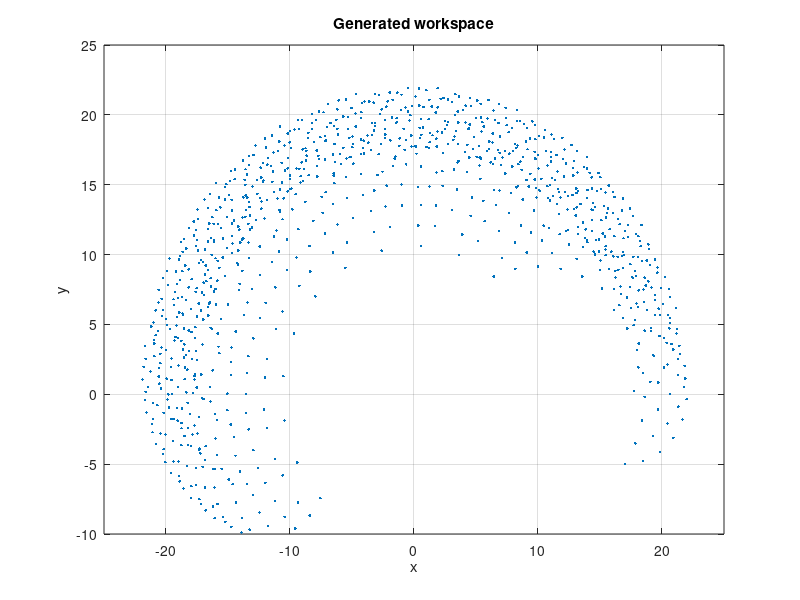

This chart was generated by the following MATLAB code: (Note: this script raises an error after producing the figure.)

%RRR planar manipulator IK with a MLP.
l1 = 10; % length of first arm
l2 = 7; % length of second arm
l3 = 5; % length of third arm


%Generate workspace data, want a mix of values
% i=1;
% for theta1 = 0:pi/10:pi
%     
%     for theta2 = 0:pi/60:pi/2
%          
%         for theta3 = -pi/2:pi/40:pi/2
%             THETA1(i) = theta1;
%             THETA2(i) = theta2;
%             THETA3(i) = theta3;
%             i = i+1;
%            
%             
%         end
%     end
% end
% 

%%
%alternate generation, do we need to normalize these?
theta1 = 0:0.3:pi; % all possible theta1 values
theta2 = 0:0.2:pi/2; % all possible theta2 values
theta3 = -pi/2:0.3:pi/2; % all possible theta3 values
%This gives about 1000 samples
[THETA1,THETA2,THETA3] = meshgrid(theta1,theta2,theta3);

%%
%FK calculations
FKX = (l1 * cos(THETA1)) + (l2 * cos(THETA1 + THETA2)) + (l3 * cos(THETA1 + THETA2 + THETA3));
FKY = (l1 * sin(THETA1)) + (l2 * sin(THETA1 + THETA2)) + (l3 * sin(THETA1 + THETA2 + THETA3));

phi = THETA1 + THETA2 + THETA3; % Where does this get used?

 figure(1);
 plot(FKX(:),FKY(:),'.');
 title('Generated workspace')
 grid on;
 xlabel('x')
 ylabel('y')
 xlim([-25 25]);
 ylim([-10 25]);
 hold on;


%Join data sets and transpose
Input = [FKX(:), FKY(:), phi(:)]';

%Join the sets & transpose
Output = [THETA1(:), THETA2(:), THETA3(:)]';


%% Network setup & training
%net = feedforwardnet([13 12],'trainlm'); %first attempt
net = feedforwardnet([100],'trainlm'); %Paper suggested
net.divideParam.trainRatio = 0.6; % training set ratio
net.divideParam.valRatio = 0.2; % validation set ratio
net.divideParam.testRatio = 0.2; % test set ratio
net.trainParam.goal = 1e-6 ; %Set performance error goal
net.trainParam.min_grad = 1e-6/100; %Set minimum gradient
% train a neural network
net.trainParam.epochs = 3000;
%Train
net = train(net,Input,Output);



%%
%Some test coordinates, Make sure these are possible! (You'll get an error
%with validation IK)

%%
%straight line right side test
% X = 12:-0.5:0; % x coordinates for validation
% Y(1:25) = 14 % y coordinates for validation
% PHI(1:25) = 0; % phi for validation

%%
%straight line left side test
% X = -14:0.5:3; % x coordinates for validation
% Y(1:35) = 14 % y coordinates for validation
% PHI(1:35) = pi; % phi for validation

%%
%Curve through workspace test
% X = 15:-1:-15;
% Y = 17 - abs(X.^2)/30;
% PHI = linspace(0.5,2.5,31);

%%
%curve on left side side
% Y = 0:0.5:15;
% X = -18 + abs(Y.^2)/40;
% PHI(1:31) = pi;
%%
%circle in workspace
angle = linspace(0,pi,50);
X = 2*cos(2*angle);
Y = 15 + 2*sin(2*angle);
PHI(1:50) = pi/2;

%%
%Plot test ik
% figure(2);
plot(X(:),Y(:),'-b');
% xlim([-25 25]);
% ylim([0 25]);
% title('Comparison of target and calculated IK')
% xlabel('x')
% ylabel('y')
hold on;

%%
% %Actual IK calculations, for comparison with anfis
% %These are incorrect at the minute
a = Y - (l3*sin(PHI)); % Y of wrist
b = X - (l3*cos(PHI)); % X of wrist
%Get theta2
D = ( ((a.^2)+(b.^2) - l1^2 - l2^2)/(2*l1*l2)); %Costheta2
THETA2D = real(acos(D));
%Get theta1
k1 = l2*sin(THETA2D);
k2 = l1 + l2*cos(THETA2D);
THETA1D = atan2((a.*k2)-(k1.*b),(a.*k1)+(b.*k2));
%get theta 3
THETA3D = PHI - (THETA1D + THETA2D);


%%
XYPHI = [X(:) , Y(:), PHI(:)]';
%Then we need to compare this to calculated values
test = net(XYPHI);
%Plot the analytically calculated IK X&Y 
valX = (l1 * cos(THETA1D(:))) + (l2 * cos(THETA1D(:)+ THETA2D(:))) + (l3 * cos(THETA1D(:)+THETA2D(:)+THETA3D(:)));
valY = (l1 * sin(THETA1D(:))) + (l2 * sin(THETA1D(:)+ THETA2D(:))) + (l3 * sin(THETA1D(:)+THETA2D(:)+THETA3D(:)));
plot(valX(:),valY(:),'-g');



%%
%test if the workspace looks alright
testX = (l1 * cos(test(1,:))) + (l2 * cos(test(1,:)+ test(2,:))) + (l3 * cos(test(1,:)+test(2,:)+test(3,:)));
testY = (l1 * sin(test(1,:))) + (l2 * sin(test(1,:)+ test(2,:))) + (l3 * sin(test(1,:)+test(2,:)+test(3,:)));
%phi = THETA1 + THETA2 + THETA3; % Where does this get used?
plot(testX(:),testY(:),'or','MarkerSize',2);
hold off;


%%
%Error as a percentage of reach radius,Calc distance between target and calculated
error = sqrt((X(:)-testX(:)).^2 + (Y(:)-testY(:)).^2);
%convert to a percentage of reach radius (22)

percError = error/22 * 100;
figure(3)
plot(percError);
ylabel('Error percentage','fontsize',10)
xlabel('Comparison number','fontsize',10)
title('Error as a percentage of reach radius (22)','fontsize',10)

%%
%Extract the networks calculated thetas and compare, these aren't the right
%metrics
% theta1error = THETA1D - test(1,:);
% theta2error = THETA2D - test(2,:);
% theta3error = THETA3D - test(3,:);



% figure(3);
% subplot(3,1,1);
% plot(theta1error);
% ylabel('Theta1 Error','fontsize',10)
% title('MSE 1','fontsize',10)
% 
% subplot(3,1,2);
% plot(theta2error);
% ylabel('Theta2 Error','fontsize',10)
% title('MSE 2','fontsize',10)
% 
% subplot(3,1,3);
% plot(theta3error);
% ylabel('Theta3 Error','fontsize',10)
% title('MSE 3','fontsize',10)

